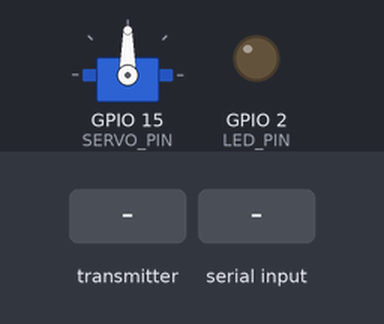
Recording of a sketch running on a simulated ESP32. Shown: servo, output pins drawn as LEDs (lit = HIGH). Inputs (shaded band) come from the test bench. WiFi joins after 1.5 s; servers stay silent unless stated; what the sketch prints to the serial monitor is not drawn.

Above: at 5.0 s.
5.1 s: the transmitter starts sending command = SET
At 7.6 s:
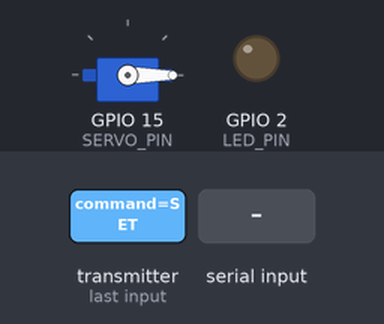
8.1 s: the transmitter starts sending command = OPEN
At 10.8 s:
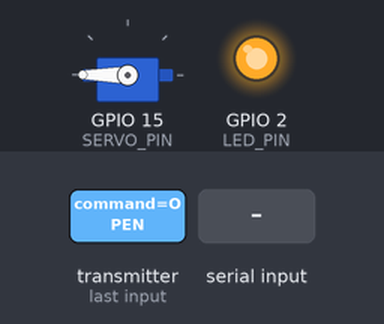
11.1 s: the transmitter starts sending command = CLOSE
At 13.4 s:
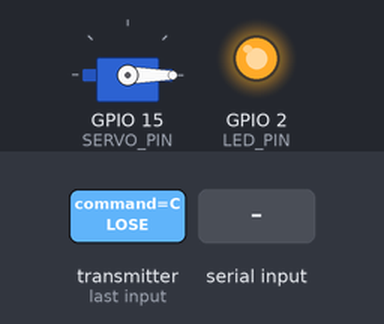
14.1 s: "OPEN\n" received over Serial
At 15.2 s:
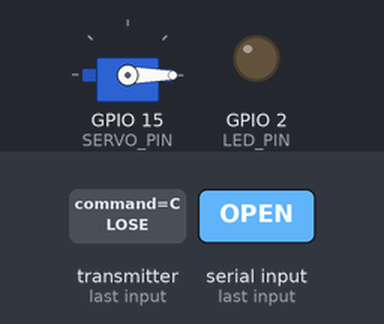
15.6 s: the transmitter starts sending command = HOME
At 16.31 s:
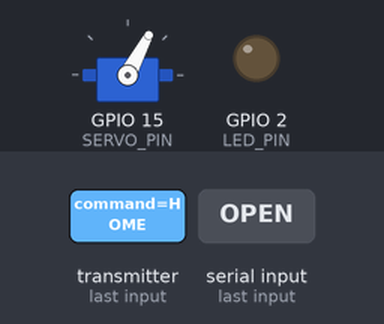
17.9 s: "OPEN\n" received over Serial
At 18.7 s:
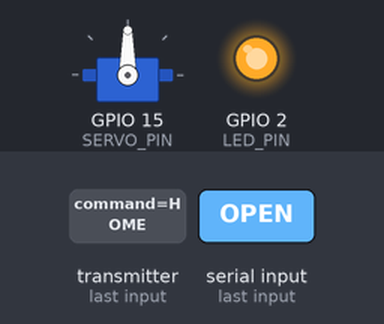
Timing chart, 0 to 20.8 s (numbered marks = the images above; inputs shaded):
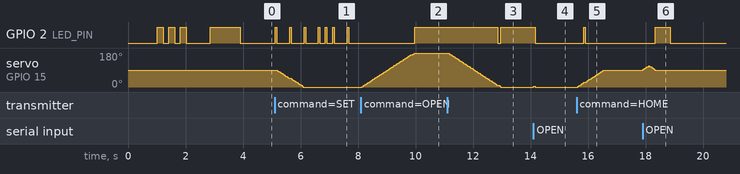

Measured:
- after the input at 5.1 s, servo on GPIO 15 (SERVO_PIN): moves from 90° to 0° over 0.92 s, starting after 0.08 s
- after the input at 8.1 s, servo on GPIO 15 (SERVO_PIN): moves from 0° to 180° over 1.8 s, starting at once
- after the input at 11.1 s, servo on GPIO 15 (SERVO_PIN): moves from 180° to 0° over 1.8 s, starting at once
- after the input at 14.1 s, GPIO 2 (LED_PIN): HIGH → LOW after 0.07 s; servo on GPIO 15 (SERVO_PIN): 0° → 2° at once, → 4° 0.02 s later, → 0° 0.04 s later
- after the input at 15.6 s, servo on GPIO 15 (SERVO_PIN): moves from 0° to 90° over 0.92 s, starting at once
- after the input at 17.9 s, servo on GPIO 15 (SERVO_PIN): rises from 90° to 112° in 0.20 s, then falls to 90° in 0.22 s

The sketch:

GRIP.ino
```cpp
// GRIP.ino
#include <ESP32Servo.h>
#include <WiFi.h>
#include <esp_now.h>
#include <esp_wifi.h>

Servo gripperServo;

// Robot controller MAC address
uint8_t robot_addr[] = {0x30, 0xC9, 0x22, 0xB1, 0x34, 0x09};

// Gripper settings
#define SERVO_PIN 15        // GPIO15 for servo signal
#define MIN_ANGLE 0         // Fully closed
#define MAX_ANGLE 180       // Fully open
#define HOME_ANGLE 90       // Default/home position

int currentPosition = HOME_ANGLE;
int targetPosition = HOME_ANGLE;

// ESP-NOW message structure (must match main controller)
typedef struct struct_message {
  char command[32];
  int value;
} struct_message;

struct_message incomingMsg;
struct_message outgoingMsg;

// Timing
unsigned long lastPositionUpdate = 0;
const unsigned long UPDATE_INTERVAL = 20;  // 20ms for smooth servo control
unsigned long lastPongSent = 0;

// LED for status indication (built-in LED)
#define LED_PIN 2
bool ledState = false;

// Callback when data is received (ESP32 Arduino Core v3.x)
void OnDataRecv(const esp_now_recv_info_t *recv_info, const uint8_t *incomingData, int len) {
  memcpy(&incomingMsg, incomingData, sizeof(incomingMsg));

  if (strcmp(incomingMsg.command, "SET") == 0) {
    // Set gripper position
    targetPosition = constrain(incomingMsg.value, MIN_ANGLE, MAX_ANGLE);

    Serial.print("📥 Received SET command: ");
    Serial.print(targetPosition);
    Serial.println("°");

    // Blink LED to show command received
    digitalWrite(LED_PIN, HIGH);
    delay(50);
    digitalWrite(LED_PIN, LOW);

  } else if (strcmp(incomingMsg.command, "PING") == 0) {
    // Respond to ping with PONG
    sendResponse("PONG", currentPosition);
    Serial.println("📡 PING received, sending PONG");

  } else if (strcmp(incomingMsg.command, "OPEN") == 0) {
    // Fully open gripper
    targetPosition = MAX_ANGLE;
    Serial.println("📥 OPEN command");

  } else if (strcmp(incomingMsg.command, "CLOSE") == 0) {
    // Fully close gripper
    targetPosition = MIN_ANGLE;
    Serial.println("📥 CLOSE command");

  } else if (strcmp(incomingMsg.command, "HOME") == 0) {
    // Return to home position
    targetPosition = HOME_ANGLE;
    Serial.println("📥 HOME command");
  }
}

// Callback when data is sent (ESP32 Arduino Core v3.x)
void OnDataSent(const wifi_tx_info_t *info, esp_now_send_status_t status) {
  if (status == ESP_NOW_SEND_SUCCESS) {
    Serial.println("✅ Response sent successfully");
    ledState = !ledState;
    digitalWrite(LED_PIN, ledState);
  } else {
    Serial.println("❌ Response send failed");
  }
}

void sendResponse(const char* cmd, int val) {
  strcpy(outgoingMsg.command, cmd);
  outgoingMsg.value = val;
  esp_now_send(robot_addr, (uint8_t *) &outgoingMsg, sizeof(outgoingMsg));  // Send to robot controller
}

void setup() {
  Serial.begin(115200);
  delay(1000);

  Serial.println("\n╔═══════════════════════════════════╗");
  Serial.println("║   ✋ GRIPPER CONTROLLER v2.0      ║");
  Serial.println("║   ESP-NOW WiFi Communication      ║");
  Serial.println("╚═══════════════════════════════════╝\n");

  // Initialize LED
  pinMode(LED_PIN, OUTPUT);
  digitalWrite(LED_PIN, LOW);

  // Blink LED on startup
  for (int i = 0; i < 3; i++) {
    digitalWrite(LED_PIN, HIGH);
    delay(200);
    digitalWrite(LED_PIN, LOW);
    delay(200);
  }

  // Initialize servo
  Serial.println("🔧 Initializing servo...");
  gripperServo.attach(SERVO_PIN);
  gripperServo.write(HOME_ANGLE);
  currentPosition = HOME_ANGLE;
  targetPosition = HOME_ANGLE;
  delay(500);
  Serial.println("✅ Servo initialized at home position (90°)");

  // Set device as a Wi-Fi Station
  WiFi.mode(WIFI_STA);
  esp_wifi_set_channel(1, WIFI_SECOND_CHAN_NONE);

  // Initialize ESP-NOW first
  if (esp_now_init() != ESP_OK) {
    Serial.println("❌ ESP-NOW initialization failed!");
    return;
  }

  // Connect briefly to get proper WiFi initialization
  WiFi.begin("ESP32_DEV", "12345678");
  delay(100);
  WiFi.disconnect();

  // Print MAC address for reference (optional, since broadcast)
  Serial.print("📍 ESP32 MAC Address: ");
  Serial.println(WiFi.macAddress());

  // Initialize ESP-NOW
  if (esp_now_init() != ESP_OK) {
    Serial.println("❌ ESP-NOW initialization failed!");
    return;
  }

  Serial.println("✅ ESP-NOW initialized");

  // Register callbacks
  esp_now_register_recv_cb(OnDataRecv);
  esp_now_register_send_cb(OnDataSent);

  // Register broadcast peer
  esp_now_peer_info_t peerInfo;
  memset(&peerInfo, 0, sizeof(peerInfo));
  memcpy(peerInfo.peer_addr, robot_addr, 6);
  peerInfo.channel = 1;  // Match explicit channel
  peerInfo.encrypt = false;

  if (esp_now_add_peer(&peerInfo) != ESP_OK) {
    Serial.println("⚠️  Failed to add peer");
  } else {
    Serial.println("✅ Broadcast peer registered");
  }

  Serial.println("\n┌────────────────────────────────────┐");
  Serial.println("│  🟢 Ready for commands!            │");
  Serial.println("│  Waiting for ESP-NOW messages...   │");
  Serial.println("└────────────────────────────────────┘\n");

  // Initial status LED blink
  digitalWrite(LED_PIN, HIGH);
  delay(1000);
  digitalWrite(LED_PIN, LOW);
}

void loop() {
  unsigned long currentTime = millis();

  // Smooth servo movement
  if (currentTime - lastPositionUpdate >= UPDATE_INTERVAL) {
    lastPositionUpdate = currentTime;

    if (currentPosition != targetPosition) {
      // Move gradually towards target (smooth motion)
      int step = 2;  // Degrees per update (adjust for speed)

      if (currentPosition < targetPosition) {
        currentPosition += step;
        if (currentPosition > targetPosition) {
          currentPosition = targetPosition;
        }
      } else if (currentPosition > targetPosition) {
        currentPosition -= step;
        if (currentPosition < targetPosition) {
          currentPosition = targetPosition;
        }
      }

      gripperServo.write(currentPosition);

      // Send position update when target reached
      if (currentPosition == targetPosition) {
        sendResponse("POS", currentPosition);
        Serial.print("✅ Reached target position: ");
        Serial.print(currentPosition);
        Serial.println("°");
      }
    }
  }

  // Periodic heartbeat (send position every 3 seconds)
  if (currentTime - lastPongSent > 3000) {
    sendResponse("POS", currentPosition);
    lastPongSent = currentTime;

    // Heartbeat LED blink
    digitalWrite(LED_PIN, HIGH);
    delay(50);
    digitalWrite(LED_PIN, LOW);
  }

  // Check for serial commands (for testing/debugging)
  if (Serial.available()) {
    String input = Serial.readStringUntil('\n');
    input.trim();

    if (input.startsWith("SET:")) {
      int pos = input.substring(4).toInt();
      targetPosition = constrain(pos, MIN_ANGLE, MAX_ANGLE);
      Serial.print("🖥️  Serial command: Moving to ");
      Serial.print(targetPosition);
      Serial.println("°");

    } else if (input == "OPEN") {
      targetPosition = MAX_ANGLE;
      Serial.println("🖥️  Serial command: OPEN");

    } else if (input == "CLOSE") {
      targetPosition = MIN_ANGLE;
      Serial.println("🖥️  Serial command: CLOSE");

    } else if (input == "HOME") {
      targetPosition = HOME_ANGLE;
      Serial.println("🖥️  Serial command: HOME");

    } else if (input == "STATUS") {
      Serial.print("📊 Current Position: ");
      Serial.print(currentPosition);
      Serial.print("° | Target: ");
      Serial.print(targetPosition);
      Serial.println("°");
      Serial.print("📍 MAC Address: ");
      Serial.println(WiFi.macAddress());

    } else if (input == "HELP") {
      Serial.println("\n📖 Available Serial Commands:");
      Serial.println("  SET:XXX  - Set position (0-180)");
      Serial.println("  OPEN     - Fully open (180°)");
      Serial.println("  CLOSE    - Fully close (0°)");
      Serial.println("  HOME     - Home position (90°)");
      Serial.println("  STATUS   - Show current status");
      Serial.println("  HELP     - Show this help\n");
    }
  }
}
```
